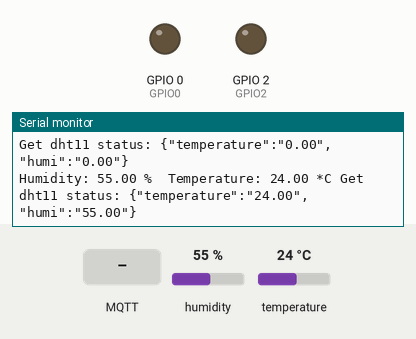
Simulated run of this sketch. Board: ESP8266 (NodeMCU). Shown: output pins drawn as LEDs (lit = HIGH), the last lines printed to the serial monitor. Wiring (inferred from the names in the program): DHT11 sensor: data GPIO 4. The inputs (shaded band) are chosen by the test bench; at power-on: humidity 55 %, temperature 24 °C. WiFi joins after 1.5 s; servers stay silent unless stated; no MQTT or app messages arrive unless stated.

Above: at 2.7 s.
2.8 s: MQTT message "getValue" arrives on the first subscribed topic
At 3.5 s:
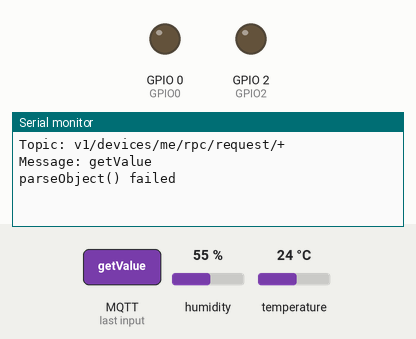
4.3 s: MQTT message "setValue" arrives on the first subscribed topic
At 4.7 s:
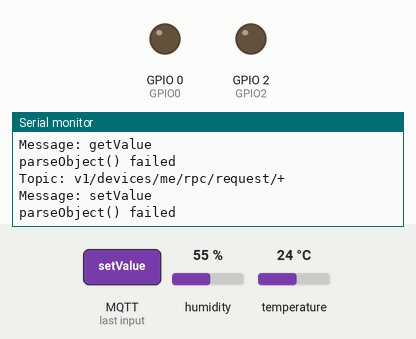
5.8 s: MQTT message "1" arrives on the first subscribed topic
At 7.0 s:
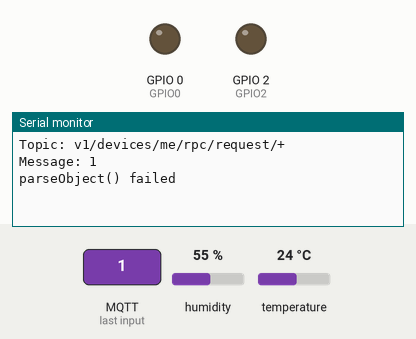

The sketch:

Esp8266DH11AndLED.ino
```cpp
#include <ArduinoJson.h>
#include <PubSubClient.h>
#include <ESP8266WiFi.h>
#include<DHT.h>

#define WIFI_AP "s008-flying"
#define WIFI_PASSWORD "dianxin132"

#define LEDTOKEN "MO3ZWweCvculYL83cPm7"
#define DHTOKEN "wedsfsdfsdfddfeefedf"

#define LEDID "a6aa0e70-a5f6-11e7-8d02-353f63eeab61"
#define DHTID "8cb59020-a5f1-11e7-b8a4-353f63eeab61"

#define DHTTYPE DHT11

#define GPIO0 0
#define GPIO2 2
#define DHTPIN 4

#define GPIO0_PIN 3
#define GPIO2_PIN 5
DHT dht(DHTPIN, DHTTYPE);
//dht11 DHT11;
float dhtHum = 0.0;
float dhtTem = 0.0;

char  ServerAddr[] = "117.21.178.99";
char StateTopicAddr[] = "v1/devices/me/telemetry";
char ControllTopicAddr[] = "v1/devices/me/rpc/request/+";

WiFiClient wifiClient;
WiFiClient wifiClient2;
PubSubClient client(wifiClient);
PubSubClient client2(wifiClient2);

int status = WL_IDLE_STATUS;

// We assume that all GPIOs are LOW
boolean gpioState[] = {false, false};

void setup()
{
  Serial.begin(115200);
  // Set output mode for all GPIO pins
  pinMode(GPIO0, OUTPUT);
  pinMode(GPIO2, OUTPUT);
  delay(10);
  InitWiFi();
  dht.begin();
  client.setServer( ServerAddr, 1883 );
  client2.setServer( ServerAddr, 1883 );
  client.setCallback(on_message);

}

unsigned long lastSend = 0;
void loop() {
  if ( !client.connected() || !client2.connected()) {
    reconnect();
  }

  client.loop();
  client2.loop();
  dht11Func();

}

void dht11Func() {
  if (lastSend == 0 || millis() - lastSend >= 3000) {
    lastSend = millis();
//    int chk = DHT11.read(DHTPIN);
//    Serial.print("Read sensor: ");
//    switch (chk)
//    {
//      case DHTLIB_OK:
//        Serial.println("OK");
//        break;
//      case DHTLIB_ERROR_CHECKSUM:
//        Serial.println("Checksum error");
//        break;
//      case DHTLIB_ERROR_TIMEOUT:
//        Serial.println("Time out error");
//        break;
//      default:
//        Serial.println("Unknown error");
//        break;
//    }
//    dhtHum = (float)DHT11.humidity;
//    Serial.print("Humidity(%):");
//    Serial.println(dhtHum);
//
//    dhtTem = (float)DHT11.temperature;
//    Serial.print("Temperature(℃):");
//    Serial.println(dhtTem);

    dhtHum = dht.readHumidity();
    dhtTem = dht.readTemperature();

//    Serial.println("Sending current DHT11 status ...");
    if ( isnan(dhtHum) || isnan(dhtTem) )
    {
      Serial.println("Failed to read from DHT sensor!");
      return;
    }
    Serial.print("Humidity: ");
    Serial.print(dhtHum);
    Serial.print(" %\t");
    Serial.print("Temperature: ");
    Serial.print(dhtTem);
    Serial.print(" *C ");
    client.publish(StateTopicAddr, get_dht11_status().c_str());
  }
}
// The callback for when a PUBLISH message is received from the server.
void on_message(const char* topic, byte* payload, unsigned int length) {


  char json[length + 1];
  strncpy (json, (char*)payload, length);
  json[length] = '\0';

  Serial.print("Topic: ");
  Serial.println(topic);
  Serial.print("Message: ");
  Serial.println(json);

  // Decode JSON request
  StaticJsonBuffer<200> jsonBuffer;
  JsonObject& data = jsonBuffer.parseObject((char*)json);

  if (!data.success())
  {
    Serial.println("parseObject() failed");
    return;
  }

  // Check request method
  String methodName = String((const char*)data["method"]);
  Serial.println(methodName);
  if (methodName.equals("getValue")) {
    // Reply with GPIO status
    String responseTopic = String(topic);
    responseTopic.replace("request", "response");
    client.publish(responseTopic.c_str(), get_gpio_status().c_str());
  } else if (methodName.equals("setValue")) {
    // Update GPIO status and reply
    set_gpio_status(GPIO0_PIN, data["params"]); //data["params"]["pin"], data["params"]["enabled"]
    Serial.println("params:" + String((const char*)data["params"]));
    String responseTopic = String(topic);
    responseTopic.replace("request", "response");
    client.publish(responseTopic.c_str(), get_gpio_status().c_str());
    client.publish(StateTopicAddr, get_gpio_status().c_str());
  }
}
String get_dht11_status() {
  StaticJsonBuffer<200> jsonBuffer;
  JsonObject& data = jsonBuffer.createObject();
  data["temperature"] = String(dhtTem);
  data["humi"] = String(dhtHum);
  char payload[256];
  data.printTo(payload, sizeof(payload));
  String strPayload = String(payload);
  Serial.print("Get dht11 status: ");
  Serial.println(strPayload);
  return strPayload;
}

String get_gpio_status() {
  // Prepare gpios JSON payload string
  StaticJsonBuffer<200> jsonBuffer;
  JsonObject& data = jsonBuffer.createObject();
  data["params"] = gpioState[0] ? true : false;
  data["temperature"] = String(dhtTem);
  data["humi"] = String(dhtHum);
  //data[String(GPIO2_PIN)] = gpioState[1] ? true : false;
  char payload[256];
  data.printTo(payload, sizeof(payload));
  String strPayload = String(payload);
  Serial.print("Get gpio status: ");
  Serial.println(strPayload);
  return strPayload;
}

void set_gpio_status(int pin, boolean enabled) {
  if (pin == GPIO0_PIN) {
    // Output GPIOs state
    digitalWrite(GPIO0, enabled ? HIGH : LOW);
    // Update GPIOs state
    gpioState[0] = enabled;
  } else if (pin == GPIO2_PIN) {
    // Output GPIOs state
    digitalWrite(GPIO2, enabled ? HIGH : LOW);
    // Update GPIOs state
    gpioState[1] = enabled;
  }
}

void InitWiFi() {
  Serial.println("Connecting to AP ...");
  // attempt to connect to WiFi network

  WiFi.begin(WIFI_AP, WIFI_PASSWORD);
  while (WiFi.status() != WL_CONNECTED) {
    delay(500);
    Serial.print(".");
  }
  Serial.println("Connected to AP");
}


void reconnect() {
  // Loop until we're reconnected
  while (!client.connected() || !client2.connected()) {
    status = WiFi.status();
    if ( status != WL_CONNECTED) {
      WiFi.begin(WIFI_AP, WIFI_PASSWORD);
      while (WiFi.status() != WL_CONNECTED) {
        delay(500);
        Serial.print(".");
      }
      Serial.println("Connected to AP");
    }
    Serial.print("Connecting to Server node ...");

    // Attempt to connect (clientId, username, password)
    if ( client.connect("a6aa0e70-a5f6-11e7-8d02-353f63eeab61", "MO3ZWweCvculYL83cPm7", NULL) && client2.connect(DHTID, DHTOKEN, NULL) ) {
      Serial.println( "[DONE]" );
      // Subscribing to recec
      client.subscribe(ControllTopicAddr);
      Serial.println("Sending current GPIO status ...");
      client.publish(StateTopicAddr, get_gpio_status().c_str());
      client2.publish(StateTopicAddr, get_dht11_status().c_str());
    } else {
      Serial.print( "[FAILED] [ rc = " );
      Serial.print( client.state() );
      Serial.println( " : retrying in 5 seconds]" );
      // Wait 5 seconds before retrying
      delay( 5000 );
    }
  }
}
```

Measured:
- after the input at 2.8 s, the serial monitor: prints a new line at once (image 1)
- after the input at 4.3 s, the serial monitor: prints a new line at once (image 2)
- after the input at 5.8 s, the serial monitor: prints a new line at once (image 3)
